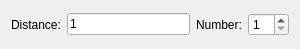
<?xml version="1.0" encoding="UTF-8"?>
<ui version="4.0">
 <class>EllipseOffset</class>
 <widget class="QWidget" name="EllipseOffset">
  <property name="geometry">
   <rect>
    <x>0</x>
    <y>0</y>
    <width>300</width>
    <height>49</height>
   </rect>
  </property>
  <layout class="QHBoxLayout">
   <item>
    <widget class="QLabel" name="label">
     <property name="text">
      <string>Distance:</string>
     </property>
    </widget>
   </item>
   <item>
    <widget class="RMathLineEdit" name="Distance">
     <property name="text">
      <string notr="true">1</string>
     </property>
     <property name="angle" stdset="0">
      <bool>false</bool>
     </property>
     <property name="defaultUnit" stdset="0">
      <number>0</number>
     </property>
    </widget>
   </item>
   <item>
    <widget class="QLabel" name="label_2">
     <property name="text">
      <string>Number:</string>
     </property>
    </widget>
   </item>
   <item>
    <widget class="QSpinBox" name="Number">
     <property name="minimum">
      <number>1</number>
     </property>
    </widget>
   </item>
  </layout>
 </widget>
 <customwidgets>
  <customwidget>
   <class>RMathLineEdit</class>
   <extends>QLineEdit</extends>
   <header>RMathLineEdit.h</header>
  </customwidget>
 </customwidgets>
 <resources/>
 <connections/>
</ui>
